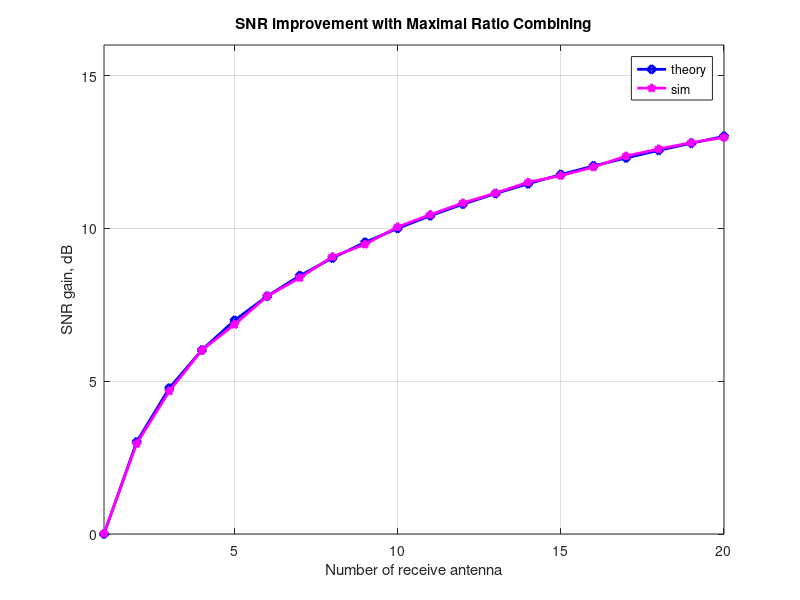

Recreate this plot in MATLAB.
%%%%%%%%%%%%%%%%%%%%%%%%%%%%%%%%%%%%%%%%%%%%%%%%%%%%%%%%%%%%
% All rights reserved by Krishna Pillai, http://www.dsplog.com
% The file may not be re-distributed without explicit authorization
% from Krishna Pillai.
% Checked for proper operation with Octave Version 3.0.0
% Author        : Krishna Pillai
% Email         : krishna@dsplog.com
% Version       : 1.0
% Date          : 28th September 2008
% %%%%%%%%%%%%%%%%%%%%%%%%%%%%%%%%%%%%%%%%%%%%%%%%%%%%%%%%%

% Script for computing the SNR improvement in 
% Rayleigh fading channel with Maximal Ratio Combining

clear
N = 10^3; % number of bits or symbols

% Transmitter
ip = rand(1,N)>0.5; % generating 0,1 with equal probability
s = 2*ip-1; % BPSK modulation 0 -> -1; 1 -> 0

nRx = [1:20];
Eb_N0_dB =   [25]; % multiple Eb/N0 values

for jj = 1:length(nRx)

    for ii = 1:length(Eb_N0_dB)

        n = 1/sqrt(2)*[randn(nRx(jj),N) + j*randn(nRx(jj),N)]; % white gaussian noise, 0dB variance
        h = 1/sqrt(2)*[randn(nRx(jj),N) + j*randn(nRx(jj),N)]; % Rayleigh channel

        % Channel and noise Noise addition
        sD = kron(ones(nRx(jj),1),s);%sD = 1; 
        y = h.*sD + 10^(-Eb_N0_dB(ii)/20)*n;

        % maximal ratio combining
        yHat =  sum(conj(h).*y,1); 
        
        % effective SNR
        EbN0EffSim(ii,jj) = mean(abs(yHat));
        EbN0EffThoery(ii,jj) = nRx(jj);

    end

end


close all
figure
plot(nRx,10*log10(EbN0EffThoery),'bd-','LineWidth',2);
hold on
plot(nRx,10*log10(EbN0EffSim),'mp-','LineWidth',2);
axis([1 20 0 16])
grid on
legend('theory', 'sim');
xlabel('Number of receive antenna');
ylabel('SNR gain, dB');
title('SNR improvement with Maximal Ratio Combining');


